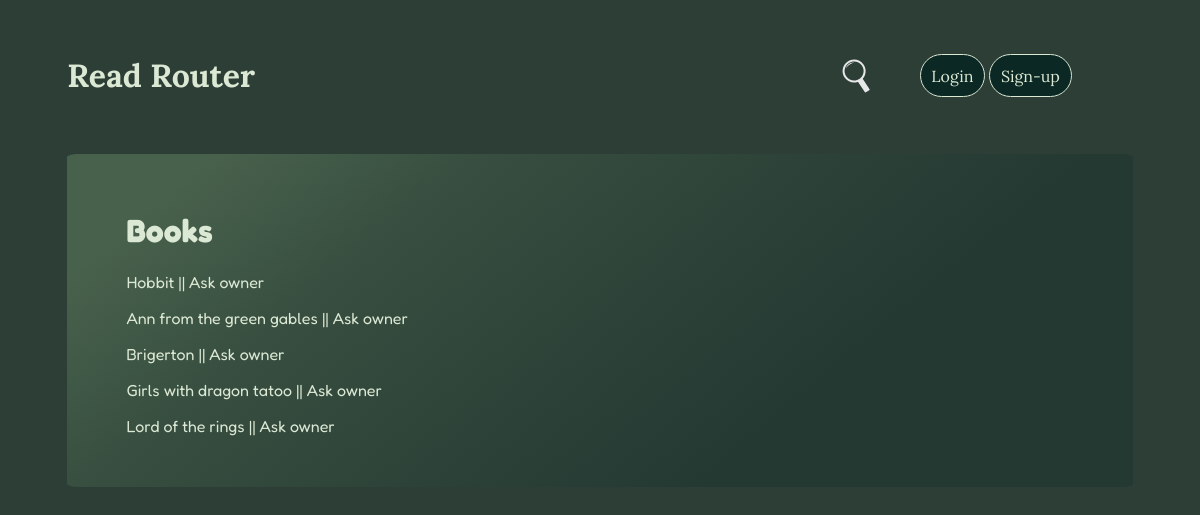
Before: /books with the older database file.
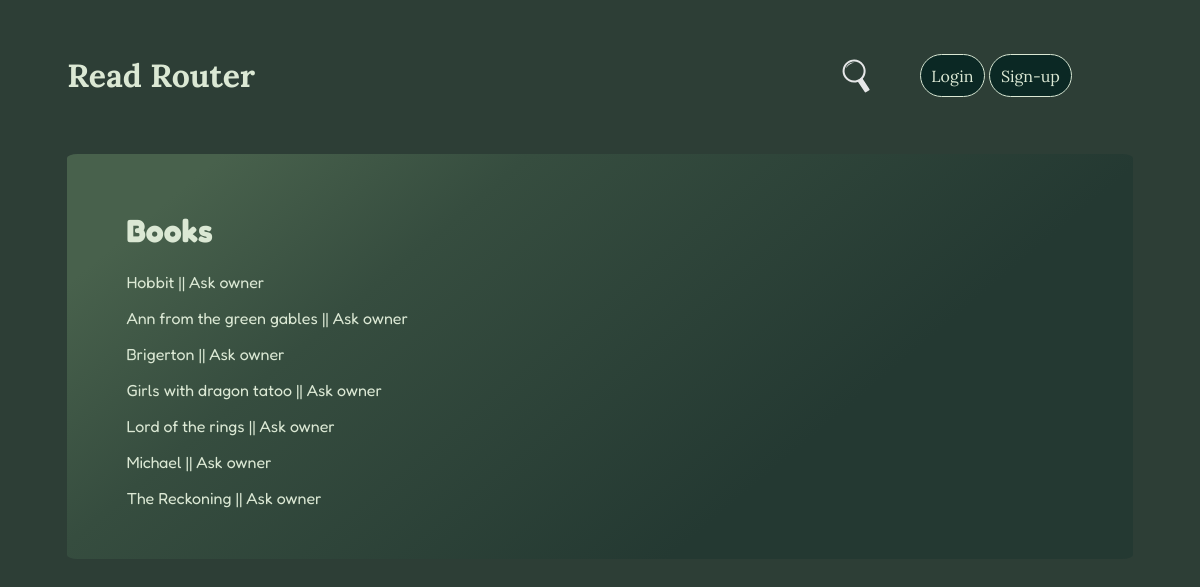
After: the same page with the newer database file.
### myapp/core/models/book.py (models this page shows, shortened)
class Book(db.Model):
    __tablename__ = 'book'
    id = db.Column(db.Integer, primary_key=True)
    title = db.Column(db.String(50), nullable=True)
    author = db.Column(db.String(20))
    year_of_publication = db.Column(db.String(5))
    about = db.Column(db.String)
    owner = db.Column(db.Integer)
    user_id = db.Column(db.Integer, db.ForeignKey('user.id'))
    genre_id = db.Column(db.Integer, db.ForeignKey('genre.id'), nullable=True, default=None)

### myapp/core/routes/main.py (the view)
@main.route('/books', methods=['GET'])
def index_books():
    template = f'{template_folder}/books.html'
    return render_template(template, books_res=Book.query.all())

### myapp/templates/pages/main/books.html
{% extends "base.html" %}
{% block content %}
    <div class="sections">
        <h1>Books</h1>
        <div class="user-card">
            {% for book in books_res %}
            <p> {{ book.title }} || <a href="user/{{ book.owner }}">Ask owner</a> </p>
            {% endfor %}
        </div>
    </div>
{% endblock %}

Changed rows visible on the page:
added Book: title "Michael"
added Book: title "The Reckoning"
